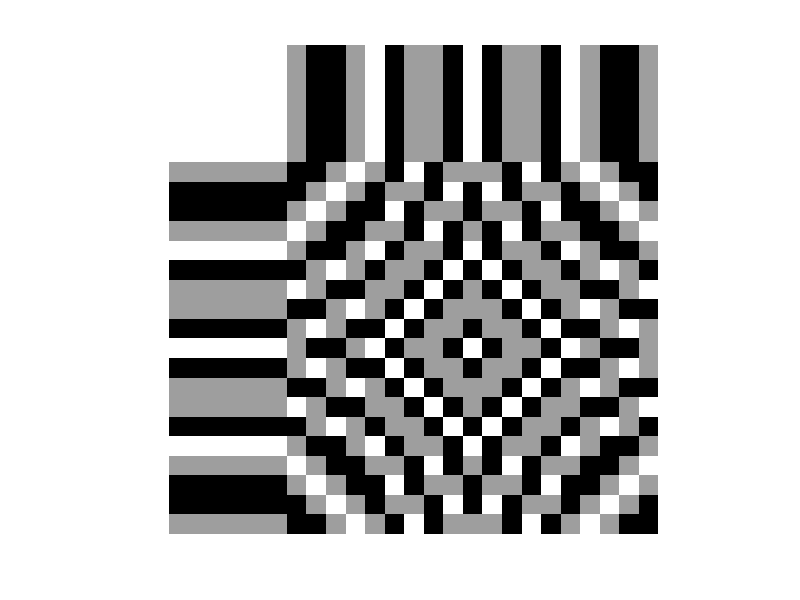

MATLAB code to generate this figure:
clc;
clear all;
close all;
n=input('Enter the value of n: ');
 A=zeros(n*n,n*n);
for i1=1:n
    for j=1:n
        for k=1:n
            for l=1:n
                A(k+(i1-1)*n,l+(j-1)*n)=exp(i*2*pi/n*(k-1)*(i1-1)+ i*2*pi/n*(j-1)*(l-1));
            end
        end
    end
end
disp(A);
imshow(A,[]);
        
    